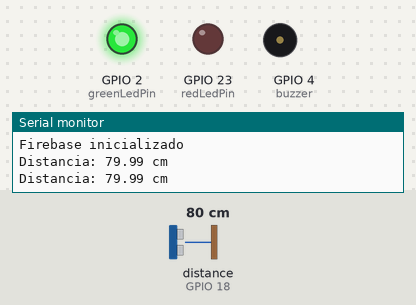
The sketch below on a simulated ESP32. On the bench: output pins drawn as LEDs (lit = HIGH), buzzer (waves = sounding, pin HIGH), the last lines printed to the serial monitor. Wiring (inferred from the names in the program): ultrasonic range finder: trigger GPIO 5; echo GPIO 18. The inputs (shaded band) are chosen by the test bench; at power-on: distance to the obstacle (sensor on GPIO 18) 80 cm. The echo pulse lasts 58.3 µs per cm; WiFi joins after 1.5 s; servers stay silent unless stated; pins used as bus, display or sensor lines are not drawn.

Above: at 4.2 s.
4.3 s: distance to the obstacle (sensor on GPIO 18) set to 12 cm
6.2 s: distance to the obstacle (sensor on GPIO 18) set to 9 cm
At 8.2 s:
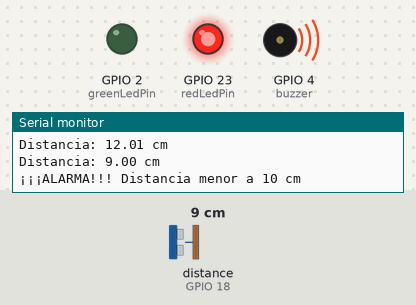
8.5 s: distance to the obstacle (sensor on GPIO 18) set to 18 cm
At 10.1 s:
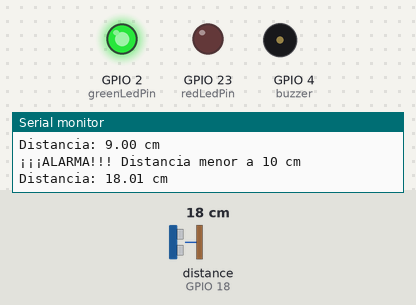
10.8 s: distance to the obstacle (sensor on GPIO 18) set to 2 cm
At 11.8 s:
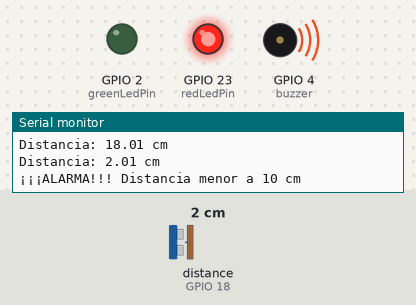
Timing chart, 0 to 13.8 s (numbered marks = the images above; inputs shaded):
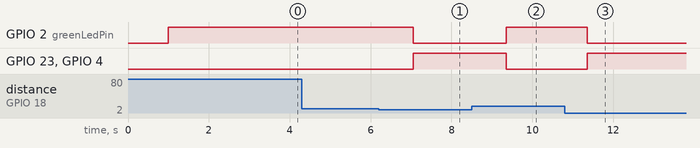

Measured:
- the behaviour switches between 11 and 10 cm on distance to the obstacle (sensor on GPIO 18) (found by bisection; images 0 and 1)
- after the input at 6.2 s, GPIO 2 (greenLedPin): HIGH → LOW after 0.85 s; GPIO 23 (redLedPin), GPIO 4 (buzzer): LOW → HIGH after 0.85 s
- after the input at 8.5 s, GPIO 2 (greenLedPin): LOW → HIGH after 0.86 s; GPIO 23 (redLedPin), GPIO 4 (buzzer): HIGH → LOW after 0.86 s
- after the input at 10.8 s, GPIO 2 (greenLedPin): HIGH → LOW after 0.56 s; GPIO 23 (redLedPin), GPIO 4 (buzzer): LOW → HIGH after 0.56 s

The sketch:

PB9.3.ino
```cpp
#include <FirebaseESP32.h>
#include <WiFi.h>

#define FIREBASE_HOST "https://grupot207aplicaciones-9fcc5-default-rtdb.firebaseio.com/" //nombre proyecto Firebase
#define FIREBASE_AUTH "QMnJNlbnp3V8b1oWdHLYg8QJbGsicnHUAe1c2XRH"

const char* ssid = "UTEQ-Alumnos";  // Nombre de tu red Wi-Fi
const char* password = "";  // Contraseña de tu red Wi-Fi
const int trigPin = 5;  // GPIO 5 para el pin del disparador o Trigger
const int echoPin = 18;  // GPIO 18 para el pin del Echo o regreso del pulso
const int buzzer = 4;  // GPIO 4 para el pin del buzzer
const int redLedPin = 23;  // GPIO 2 para el pin del LED rojo
const int greenLedPin = 2;  // GPIO 3 para el pin del LED verde

long duracion_pulso;  // Variable que determina la duración del pulso que toma el Echo
float distancia;  // Variable que determina la distancia del objeto al sensor

FirebaseData firebaseData;

void setup() {
  Serial.begin(9600);
  delay(1000);  // Esperar un momento para la conexión del monitor serie

  pinMode(trigPin, OUTPUT);
  pinMode(echoPin, INPUT);
  pinMode(buzzer, OUTPUT);
  pinMode(redLedPin, OUTPUT);
  pinMode(greenLedPin, OUTPUT);

  digitalWrite(buzzer, LOW);
  digitalWrite(redLedPin, LOW);
  digitalWrite(greenLedPin, HIGH);

  Serial.println("Conectando a la red Wi-Fi...");
  WiFi.begin(ssid, password);
  while (WiFi.status() != WL_CONNECTED) {
    delay(1000);
    Serial.print(".");
  }
  Serial.println();
  Serial.println("Conexión Wi-Fi establecida");

  Serial.println("Inicializando Firebase...");
  Firebase.begin(FIREBASE_HOST, FIREBASE_AUTH);
  Firebase.reconnectWiFi(true);
  Serial.println("Firebase inicializado");
}

void loop() {
  // Medir la distancia con el sensor ultrasónico
  digitalWrite(trigPin, LOW);
  delayMicroseconds(2);
  digitalWrite(trigPin, HIGH);
  delayMicroseconds(10);
  digitalWrite(trigPin, LOW);
  duracion_pulso = pulseIn(echoPin, HIGH);
  distancia = (duracion_pulso) * (0.0343 / 2);

  Serial.print("Distancia: ");
  Serial.print(distancia);
  Serial.println(" cm");

  // Activar alarma y LEDs si la distancia es menor a 10 cm
  if (distancia < 10) {
    Serial.println("¡¡¡ALARMA!!! Distancia menor a 10 cm");
    digitalWrite(buzzer, HIGH);
    digitalWrite(redLedPin, HIGH);
    digitalWrite(greenLedPin, LOW);

Firebase.setInt(firebaseData, "/MiDHT11/distancia", distancia);
    // Subir la distancia a Firebase

  } else {
    digitalWrite(buzzer, LOW);
    digitalWrite(redLedPin, LOW);
    digitalWrite(greenLedPin, HIGH);
  }

  delay(1000);
}
```
